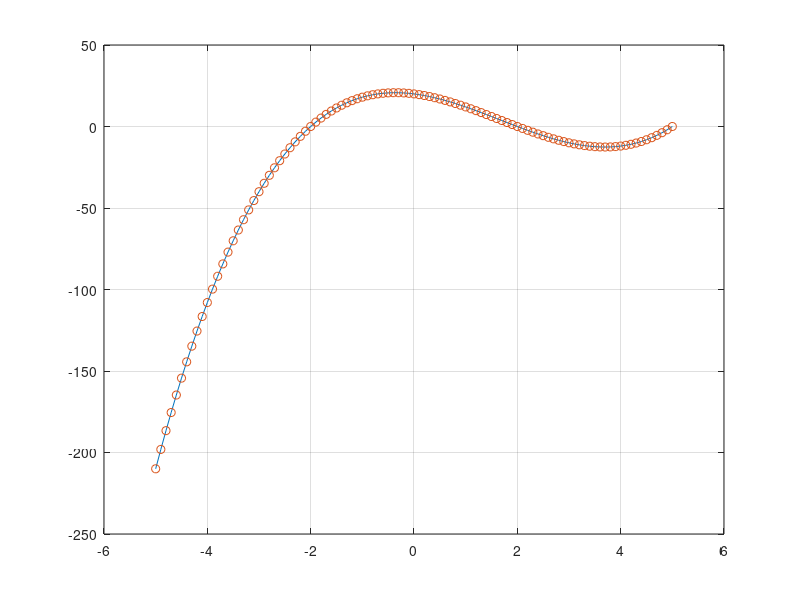

This figure's MATLAB source: (Note: this script raises an error after producing the figure.)
clear;clc

x = -5:0.1:5;
y = x.^3 - 5*x.^2 - 4*x + 20; % polinomio normal

polinomio = [1 -5 -4 20];
raices = roots(polinomio);

y2 = (x-5).*(x+2).*(x-2); % polinomio factorizado

figure(1)
plot(x,y,x,y2,'o')
grid on
ejes=gca;
ejes.XAxisLocation = 'origin';
ejes.YAxisLocation = 'origin';
